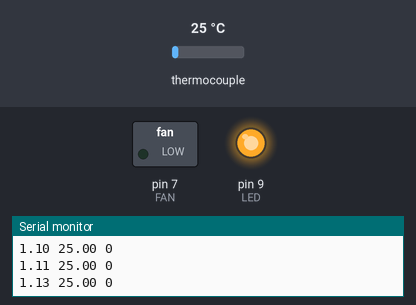
Bench run of a sketch on a simulated Arduino Uno, built with avr-gcc and run on an emulated ATmega328P. On the bench: switched loads named in the sketch (green lamp = pin HIGH), output pins drawn as LEDs (lit = HIGH), the last lines printed to the serial monitor. Inputs (shaded band) come from the test bench; at power-on: thermocouple 25 °C.

Above: at 1.2 s.
1.3 s: thermocouple set to 93 °C
4.3 s: thermocouple set to 101 °C
At 5.5 s:
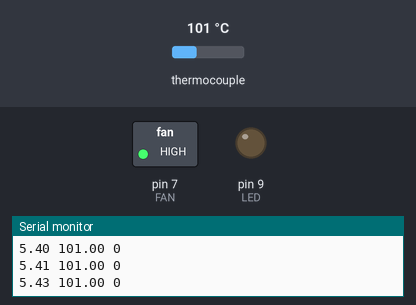
5.8 s: thermocouple set to 6 °C
At 6.5 s:
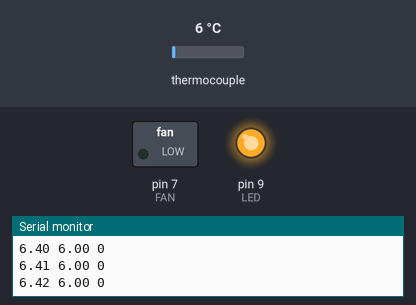
7.3 s: thermocouple set to 150 °C
At 8.5 s:
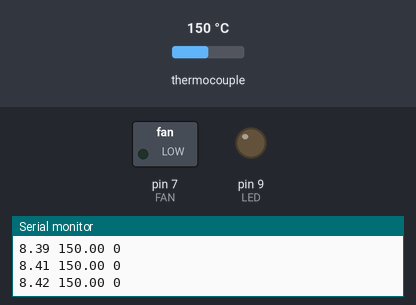
8.8 s: thermocouple set to 0 °C
At 10.0 s:
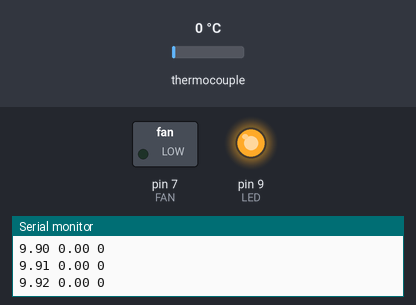
Timing chart, 0 to 11.3 s (numbered marks = the images above; inputs shaded):
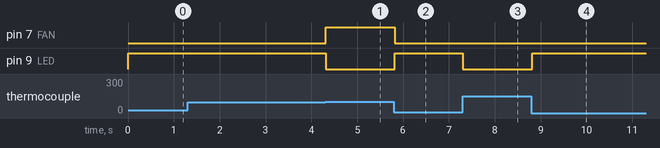

The sketch:

NP-PCR.ino
```cpp
#include "Adafruit_MAX31855.h"

// Define the Data Out, Chip Select, and Clock pins from the MAX31855 to the Arduino
#define MAXDO   3
#define MAXCS   4
#define MAXCLK  5

// Define the fan and LED pins
#define FAN 7
#define LED 9

int i;

// Global variables
double readTemp; // The reading of the thermocouple
double t_delay = 1; // delay time for recording data as well as flicking the LED on/off for holding temperature (units: ms)

// initialize the Thermocouple
Adafruit_MAX31855 thermocouple(MAXCLK, MAXCS, MAXDO);

void setup() {
  Serial.begin(9600);
  // Set the fan and LED as output pins
  pinMode(LED, OUTPUT);
  pinMode(FAN, OUTPUT);
}

void loop() {
  interval(60, 98);
  for (i = 0; i < 25; i++) {
    interval(5, 98);
    interval(20, 72);
  }
  interval(600, 72);
  Serial.print("DONE");
  Serial.println("");
  Serial.println("Setting LED power to 0...");
  while (true) {
    analogWrite(LED, 0);
    digitalWrite(FAN, LOW);
  }

}

void interval(unsigned long timeOfInterval, double holdTemperature) {
  // The interval function sets the length and time
  // of the specified heating block. Use as many
  // interval functions as you need.
  // Inputs:
  // timeOfInterval: time in seconds
  // holdTemperature: temperature in degrees C

  // Get the initial temperature of the thermocouple
  // at the beginning of the interval.
  readTemp = thermocouple.readCelsius();

  // If readTemp is less than holdTemperature,
  // heat up the sample by turning the LED on
  // and the fan off.
  while (readTemp < holdTemperature) {
    analogWrite(LED, 255);
    digitalWrite(FAN, LOW);
    readTemp = thermocouple.readCelsius();
    printData(readTemp, i);
  }

  // Otherwise, if readTemp is greater than
  // the holdTemperature, cool down the sample
  // by turning the LED off and the fan on.
  while (readTemp > holdTemperature) {
    analogWrite(LED, 0);
    digitalWrite(FAN, HIGH);
    readTemp = thermocouple.readCelsius();
    printData(readTemp, i);
  }

  // Once we reach the holdTemperature,
  // turn the LED on and off rapidly to
  // maintain the holdTemperature
  double startingTime = millis() / 1000.00;
  double elapsedTime = 0;
  digitalWrite(FAN, LOW);
  while (elapsedTime <= timeOfInterval) {
    readTemp = thermocouple.readCelsius();
    elapsedTime = ( millis() / 1000.00 ) - startingTime;

    if (readTemp < holdTemperature) {analogWrite(LED, 255); }
    else if (readTemp > holdTemperature) {analogWrite(LED, 0);}
    printData(readTemp, i);
  }

}

// Function to format what is printed to the serial output
void printData(double temp, int n) {
  Serial.print( millis() / 1000.00 );
  Serial.print(" ");
  Serial.print(temp);
  Serial.print(" ");
  Serial.println(n); // cycle number
  delay(t_delay);
}
```

Measured:
- the behaviour switches between 98 and 99 °C on thermocouple (found by bisection; images 0 and 1)
- after the input at 4.3 s, pin 7 (FAN): LOW → HIGH at once; pin 9 (LED): HIGH → LOW at once
- after the input at 5.8 s, pin 7 (FAN): HIGH → LOW at once; pin 9 (LED): LOW → HIGH at once
- after the input at 7.3 s, pin 9 (LED): HIGH → LOW at once
- after the input at 8.8 s, pin 9 (LED): LOW → HIGH at once
